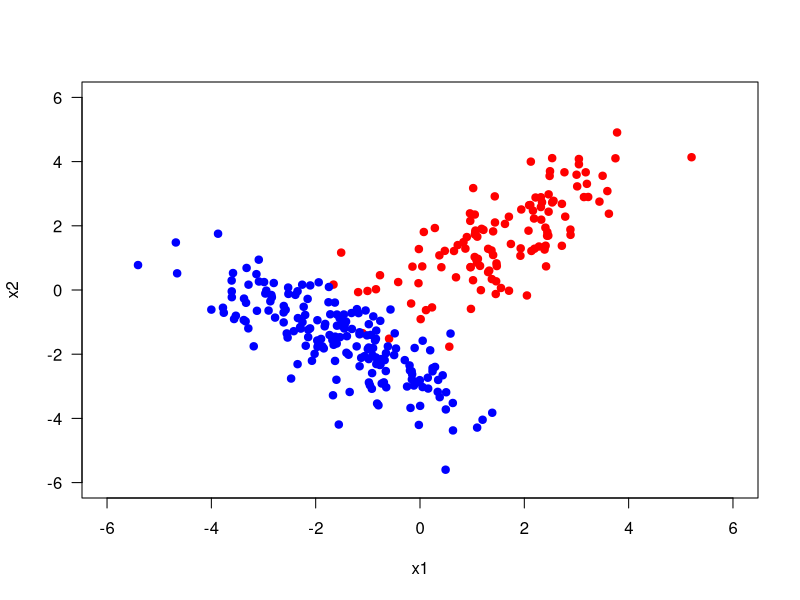

R code for this plot:
library(MASS)

set.seed(421)
# mean parameters
class_means <- matrix(c(+1.5, +1.5, -1.5, -1.5), 2, 2)
# covariance parameters
class_covariances <- array(c(+1.6, +1.2, +1.2, +1.6,
                             +1.6, -1.2, -1.2, +1.6), c(2, 2, 2))
# sample sizes
class_sizes <- c(120, 180)

# generate random samples
points1 <- mvrnorm(n = class_sizes[1], mu = class_means[,1], Sigma = class_covariances[,,1])
points2 <- mvrnorm(n = class_sizes[2], mu = class_means[,2], Sigma = class_covariances[,,2])
X <- rbind(points1, points2)
colnames(X) <- c("x1", "x2")

# generate corresponding labels
y <- c(rep(1, class_sizes[1]), rep(0, class_sizes[2]))

# write data to a file
write.csv(x = cbind(X, y), file = "lab03_data_set.csv", row.names = FALSE)

# plot data points generated
plot(points1[,1], points1[,2], type = "p", pch = 19, col = "red", las = 1,
     xlim = c(-6, 6), ylim = c(-6, 6),
     xlab = "x1", ylab = "x2")
points(points2[,1], points2[,2], type = "p", pch = 19, col = "blue")
